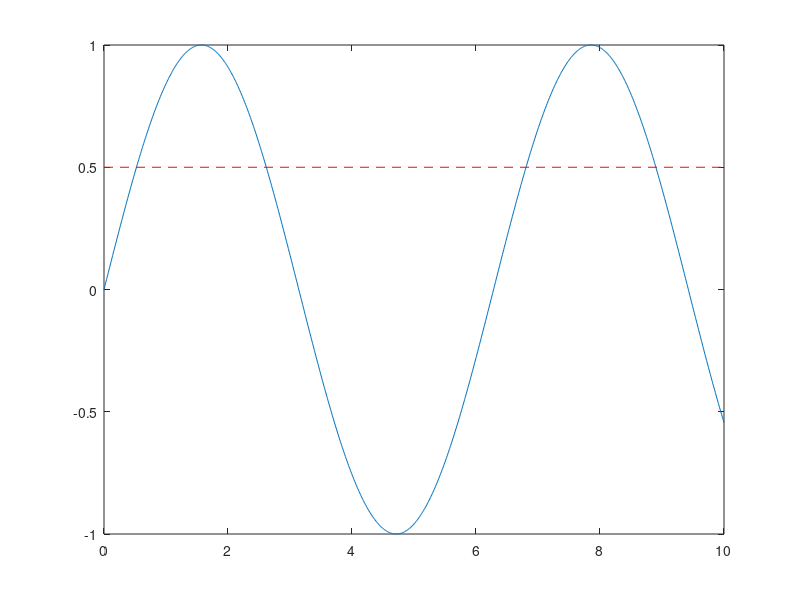

The MATLAB script that drew this image: (Note: this script raises an error after producing the figure.)
clc, clearvars

x = linspace(0,10,1000);
y = sin(x);

baseline = 0.5;
c = y > baseline;

y1 = y(c);
x1 = asin(y1);
x2 = -(x1 - pi);
x3 = (x1 + 2*pi);
x4 = -(x1-3*pi);

plot(x,y)
hold on
plot([0 10], [baseline baseline], "r--")
hold on
plot(x1,y1, "Blue", LineWidth = 1)
hold on
plot(x2,y1, "Blue", LineWidth = 1)
hold on
plot(x3,y1, "Blue", LineWidth = 1)
hold on
plot(x4,y1, "Blue", LineWidth = 1)

xlabel("x")
ylabel("sin(x)")
title("sin(x)")
grid on

legend("sinx", "baseline", "above sin(x)")
disp("Percentage of values greater than" + " " + baseline + " = " + ...
    length(c(c == 1))*100/length(y) + "%")

    
